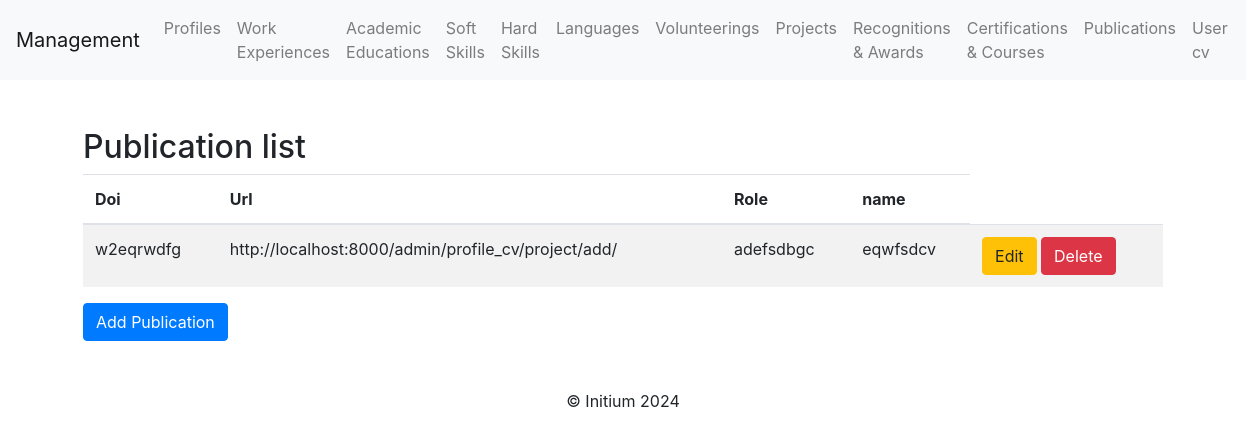
Screenshot of /publications/ with the database file from the repository.
### profile_cv/models.py (models this page shows, shortened)
class Publication(models.Model):
    doi = models.CharField(max_length=100, blank=True, null=True)  # Optional DOI
    url = models.URLField(blank=True, null=True)  # Optional URL
    role = models.CharField(max_length=255)  # Role in the publication
    name = models.CharField(max_length=255)  # Name of the publication

### profile_cv/views.py (the view)
# urls.py: path('publications/', publication_list, name='publication_list'),
def publication_list(request):
    publications = Publication.objects.all()
    return render(request, "publication/publication_list.html", {"publications": publications})

### profile_cv/templates/publication/publication_list.html (shortened to what this page needs)
{% extends 'base.html' %}
{% block content %}
<div class="container mt-5">
    <h2>Publication list</h2>
    <table class="table table-striped">
        <thead>
            <tr>
                <th>Doi</th>
                <th>Url</th>
                <th>Role</th>
                <th>name</th>
            </tr>
        </thead>
        <tbody>
            {% for publication in publications %}
            <tr>
                <td>{{ publication.doi }}</td>
                <td>{{ publication.url }}</td>
                <td>{{ publication.role }}</td>
                <td>{{ publication.name }}</td>
                <td>
                    <a class="btn btn-warning" href="{% url 'publication_update' publication.pk %}">Edit</a>
                    <a class="btn btn-danger" href="{% url 'publication_delete' publication.pk %}">Delete</a>
                </td>
            </tr>
            {% empty %}
            <tr>
                <td colspan="4">No Publications found.</td>
            </tr>
            {% endfor %}
        </tbody>
    </table>
    <a class="btn btn-primary" href="{% url 'publication_create' %}">Add Publication</a>
</div>
{% endblock %}

### rows the page displays
Publication: doi "w2eqrwdfg", url "http://localhost:8000/admin/profile_cv/project/add/", role "adefsdbgc", name "eqwfsdcv"
